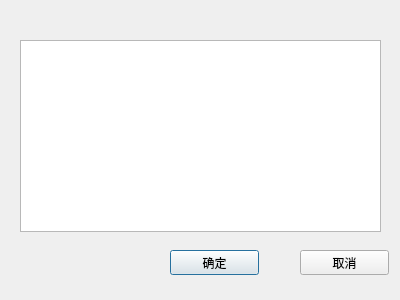
<?xml version="1.0" encoding="UTF-8"?>
<ui version="4.0">
 <class>PlanDialog</class>
 <widget class="QDialog" name="PlanDialog">
  <property name="geometry">
   <rect>
    <x>0</x>
    <y>0</y>
    <width>400</width>
    <height>300</height>
   </rect>
  </property>
  <property name="windowTitle">
   <string>Dialog</string>
  </property>
  <widget class="QPushButton" name="btn_ok">
   <property name="geometry">
    <rect>
     <x>170</x>
     <y>250</y>
     <width>89</width>
     <height>25</height>
    </rect>
   </property>
   <property name="text">
    <string>确定</string>
   </property>
  </widget>
  <widget class="QPushButton" name="btn_cancel">
   <property name="geometry">
    <rect>
     <x>300</x>
     <y>250</y>
     <width>89</width>
     <height>25</height>
    </rect>
   </property>
   <property name="text">
    <string>取消</string>
   </property>
  </widget>
  <widget class="QListWidget" name="listWidget_plan">
   <property name="geometry">
    <rect>
     <x>20</x>
     <y>40</y>
     <width>361</width>
     <height>192</height>
    </rect>
   </property>
  </widget>
  <widget class="QLabel" name="label_info">
   <property name="geometry">
    <rect>
     <x>30</x>
     <y>10</y>
     <width>301</width>
     <height>17</height>
    </rect>
   </property>
   <property name="text">
    <string/>
   </property>
  </widget>
 </widget>
 <resources/>
 <connections/>
</ui>
